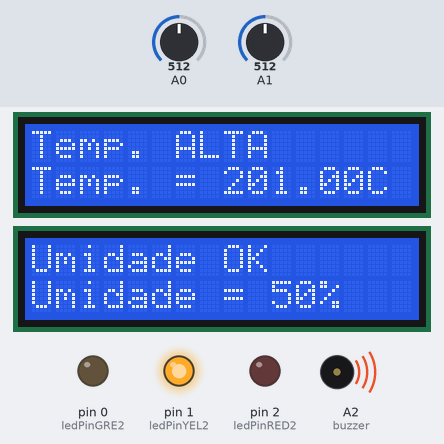
Bench run of a sketch on a simulated Arduino Uno, built with avr-gcc and run on an emulated ATmega328P. Shown: 2 × 16×2 character LCD, output pins drawn as LEDs (lit = HIGH), buzzer (waves = sounding). The test bench sets the inputs (shaded band); at power-on: A1 = 512, A0 = 512.

Above: at 1.3 s.
1.4 s: A1 set to 496
At 2.7 s:
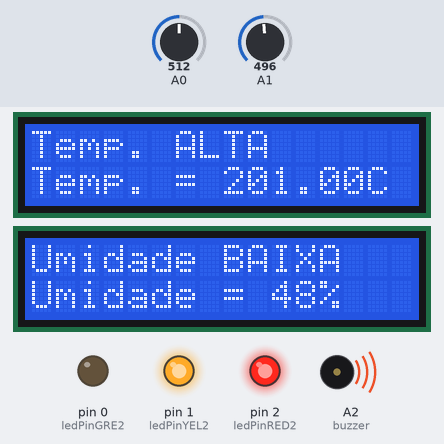
3.6 s: A0 set to 144
At 4.5 s:
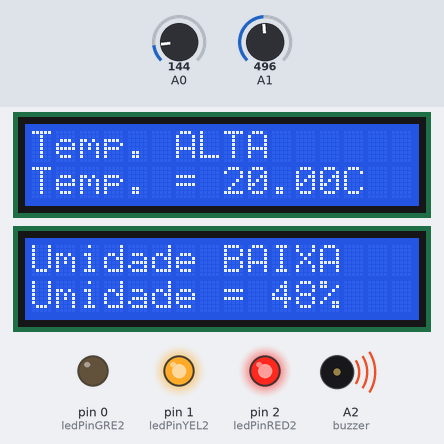
5.6 s: A0 set to 128
At 7.3 s:
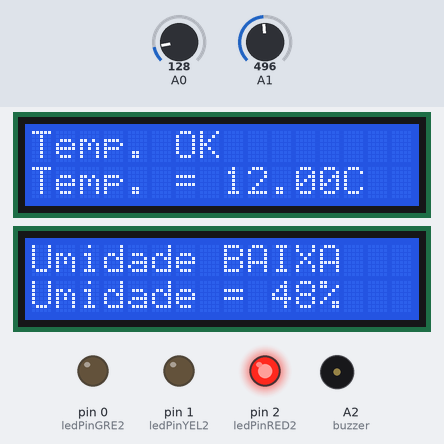
7.6 s: A1 set to 716
At 9.2 s:
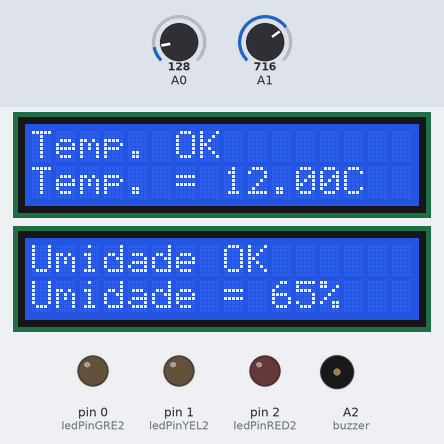
9.6 s: A0 set to 60
At 11.0 s:
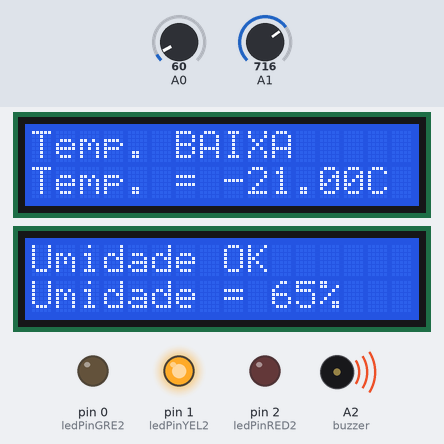
11.6 s: A1 set to 765
At 12.7 s:
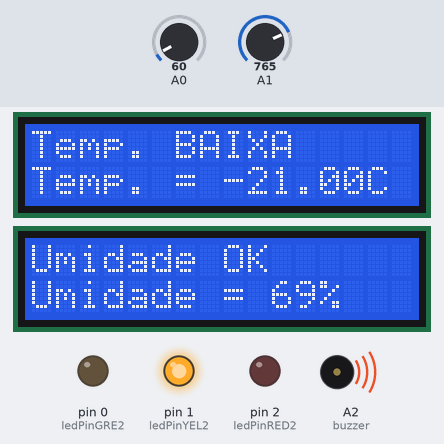
13.6 s: A1 set to 796
Timing chart, 0 to 16.6 s (numbered marks = the images above; inputs shaded):
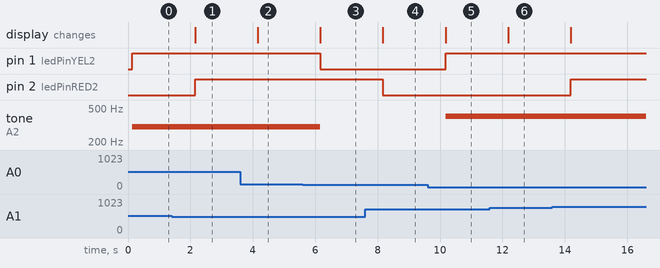

The sketch:

desafio_vinheria2.ino
```cpp
const int analogIn = A0;
int umidade = 0;
int umidadeAtual = 0;
int volt = 0;
int voltAtual = 0;
double Voltage = 0;
double temp = 0;
double tempAtual = 0;

int ledPinRED2 = 2;
int ledPinYEL2 = 1;
int ledPinGRE2 = 0;

int buzzer = A2;


#include <LiquidCrystal.h>
LiquidCrystal lcd2(12, 11, 10, 6, 5, 4, 3); // temperatura
LiquidCrystal lcd3(13, 9, 8, 7, A3, A4, A5); // umidade

void setup(){
  	pinMode(A1, INPUT);
    pinMode(ledPinRED2, OUTPUT);
    pinMode(ledPinYEL2, OUTPUT);
  	pinMode(ledPinGRE2, OUTPUT);
  	pinMode(buzzer, OUTPUT);


  	lcd2.begin(16, 2);
	lcd2.clear();
  	lcd2.setCursor(0, 0);

  	lcd3.begin(16, 2);
  	lcd3.clear();
  	lcd3.setCursor(0, 0);
  	lcd3.print("Oi");
}

void loop(){


  	temp = map(((analogRead(A0) - 20) * 3.04), 0, 1023, -40, 125);

   	//volt = analogRead(analogIn);
  	//Voltage = (volt / 1023.0) * 5000;
  	//temp = (Voltage-500) * 0.1;

  	umidade = analogRead(A1);

  	int umidadeLida = map(umidade, 0, 1023, 10, 90);

   	if (tempAtual != temp) { // temperatura
      	noTone(buzzer);
      	lcd2.clear();
    	lcd2.display();
      	if (temp >= 10 && temp <= 15) { // requisito 5
        	lcd2.print("Temp. OK");
          	lcd2.setCursor(0, 1);
          	lcd2.print("Temp. = ");
          	lcd2.print(temp);
          	lcd2.print("C");
          	lcd2.setCursor(0, 0);
          	digitalWrite(ledPinYEL2, LOW);
        } else if (temp > 15) { // requisito 9
			lcd2.print("Temp. ALTA");
          	lcd2.setCursor(0, 1);
          	lcd2.print("Temp. = ");
          	lcd2.print(temp);
          	lcd2.print("C");
          	lcd2.setCursor(0, 0);
            digitalWrite(ledPinYEL2, HIGH); // requisito 8
            tone(buzzer, 300);
        } else {
        	lcd2.print("Temp. BAIXA"); // requisito 10
          	lcd2.setCursor(0, 1);
          	lcd2.print("Temp. = ");
          	lcd2.print(temp);
          	lcd2.print("C");
          	lcd2.setCursor(0, 0);
            digitalWrite(ledPinYEL2, HIGH);	// requisito 8
            tone(buzzer, 400);
        }
	}

  	if (umidadeAtual != umidadeLida) {
		lcd3.clear();
      	lcd3.display();
		if (umidadeLida >= 50 && umidadeLida <= 70) { // requisito 6
        	lcd3.print("Umidade OK");
          	lcd3.setCursor(0, 1);
          	lcd3.print("Umidade = ");
          	lcd3.print(umidadeLida);
          	lcd3.print("%");
          	lcd3.setCursor(0, 0);
          	digitalWrite(ledPinRED2, LOW);
        } else if (umidadeLida >= 70) { // requisito 12
        	lcd3.print("Umidade ALTA");
          	lcd3.setCursor(0, 1);
          	lcd3.print("Umidade = ");
          	lcd3.print(umidadeLida);
          	lcd3.print("%");
          	lcd3.setCursor(0, 0);
            digitalWrite(ledPinRED2, HIGH); // requisito 11
        } else { // requisito 13
            lcd3.print("Umidade BAIXA");
          	lcd3.setCursor(0, 1);
          	lcd3.print("Umidade = ");
          	lcd3.print(umidadeLida);
          	lcd3.print("%");
          	lcd3.setCursor(0, 0);
           	digitalWrite(ledPinRED2, HIGH); // requisito 11
        }
    }

	tempAtual = temp;
	//voltAtual =  volt;
  	umidadeAtual = umidadeLida;
  	delay(1000);  //iterate every 5 seconds

}
```

Measured:
- the behaviour switches between 512 and 511 on A1 (found by bisection; images 0 and 1)
- the behaviour switches between 135 and 134 on A0 (found by bisection; images 2 and 3)
- after the input at 1.4 s, pin 2 (ledPinRED2): LOW → HIGH after 0.75 s; the display: changes after 0.75 s (image 1)
- after the input at 3.6 s, the display: changes after 0.56 s (image 2)
- after the input at 5.6 s, pin 1 (ledPinYEL2): HIGH → LOW after 0.56 s; tone on A2 (buzzer): 300 Hz → silent after 0.56 s; the display: changes after 0.56 s (image 3)
- after the input at 7.6 s, pin 2 (ledPinRED2): HIGH → LOW after 0.57 s; the display: changes after 0.57 s (image 4)
- after the input at 9.6 s, pin 1 (ledPinYEL2): LOW → HIGH after 0.58 s; tone on A2 (buzzer): silent → 400 Hz after 0.58 s; the display: changes after 0.58 s (image 5)
- after the input at 11.6 s, the display: changes after 0.58 s (image 6)
- after the input at 13.6 s, pin 2 (ledPinRED2): LOW → HIGH after 0.59 s
